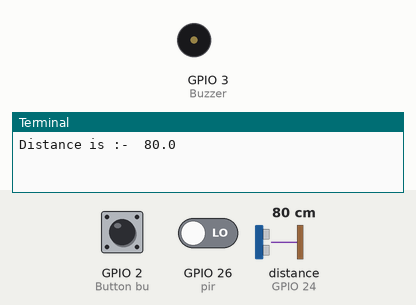
Recording of a program running on a simulated Raspberry Pi (BCM pin numbers). On the bench: buzzer (waves = sounding, pin HIGH), the last lines printed to the terminal. The test bench sets the inputs (shaded band); at power-on: distance to the obstacle (sensor on GPIO 24) 80 cm, GPIO 26 (pir) LOW, GPIO 2 (Button bu) HIGH. The echo pulse lasts 58.3 µs per cm.

Above: at 1.2 s.
1.3 s: distance to the obstacle (sensor on GPIO 24) set to 2 cm
3.4 s: GPIO 26 (pir) driven HIGH
At 3.7 s:
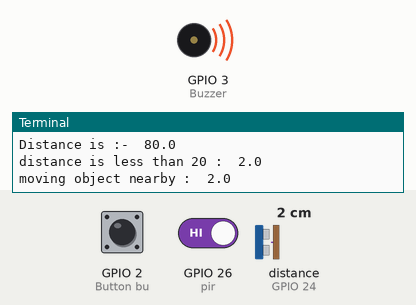
4.9 s: GPIO 26 (pir) driven LOW
At 6.2 s:
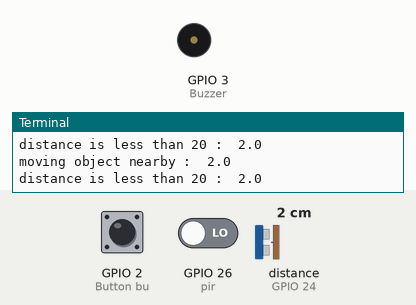
Timing chart, 0 to 7.9 s (numbered marks = the images above; inputs shaded):
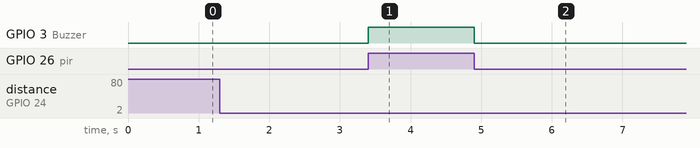

Measured:
- after the input at 3.4 s, GPIO 3 (Buzzer): LOW → HIGH at once
- after the input at 4.9 s, GPIO 3 (Buzzer): HIGH → LOW at once

The program:

testdist.py
```python
from gpiozero import DistanceSensor,Buzzer,LED,Button,MotionSensor
from time import sleep

sn = DistanceSensor(echo=24,trigger=18)
bz = Buzzer(3)
bu=Button(2)
pir=MotionSensor(26)
while True:

        dist=sn.distance*100
        if dist <25:
            print('distance is less than 20 : ',dist )
            pir.wait_for_motion()
            print('moving object nearby : ',dist )
            bz.on()
            sleep(0.5)
            bz.off()
        else:
            sleep(0.5)
            print('Distance is :- ',dist)
```
